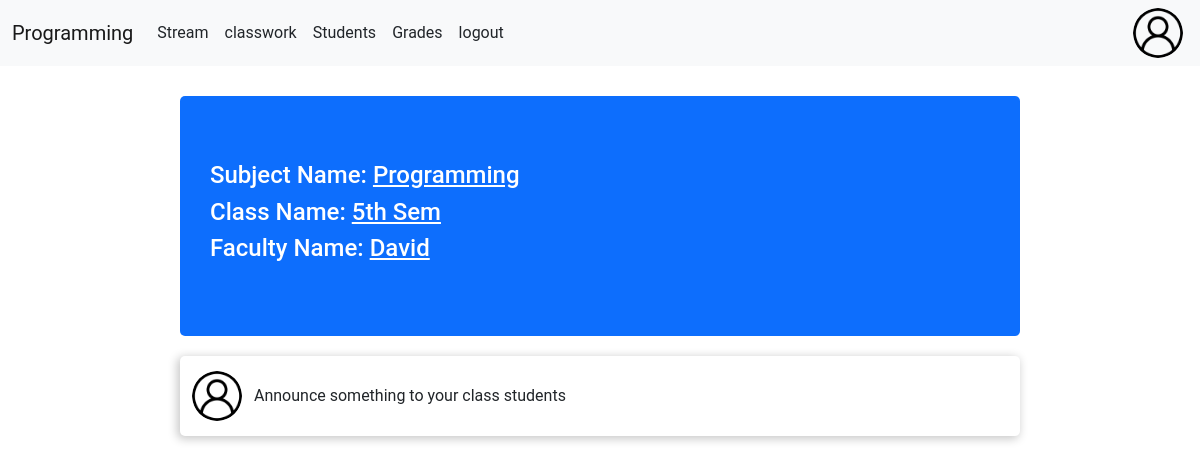
Before: /teacher_portal/class_detail/1/ (signed in) with the older database file.
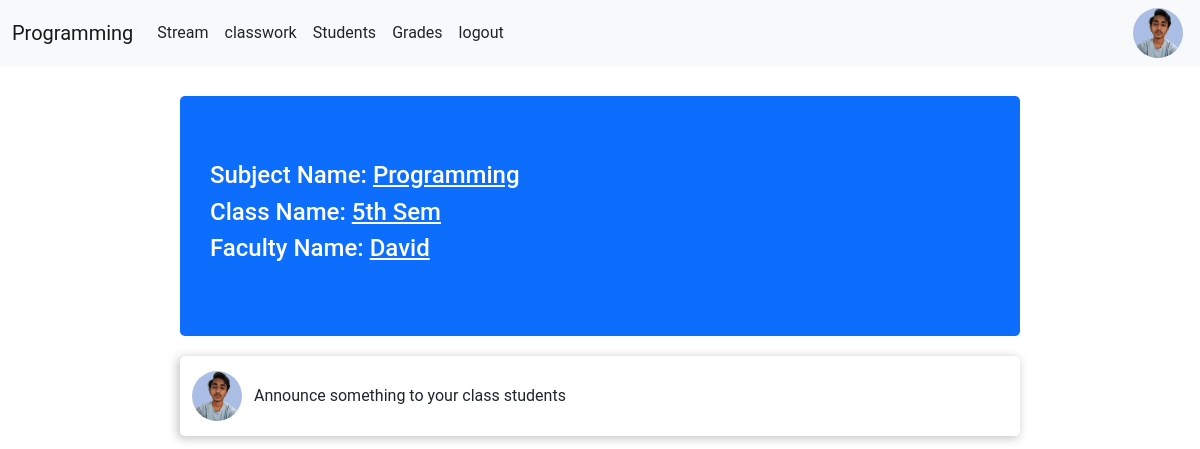
After: the same page with the newer database file.
### account/models.py (models this page shows)
class Teacher(models.Model):
    user = models.OneToOneField(User,on_delete=models.CASCADE,primary_key=True,related_name='Teacher')
    name = models.CharField(max_length=250)
    email = models.EmailField(max_length=254)
    phone = models.IntegerField()
    teacher_profile_pic = models.ImageField(upload_to="classroom/teacher_profile_pic",blank=True)
    class_students = models.ManyToManyField(Student)
    def __str__(self):
        return self.name

### TeacherPortal/views.py (the view)
# urls.py: path('class_detail/<int:id>/',views.classDetail ,name='class_detail'),
def classDetail(request,id):
    teacher = Teacher.objects.get(user=request.user)
    context = {
        'class_detail': get_object_or_404(CreateClass, pk=id),
        'teacher':teacher,
        'id':id,
    }
    return render(request,'TeacherPortal/class_detail.html',context)

### TeacherPortal/templates/TeacherPortal/class_detail.html (shortened to what this page needs)
{% extends 'TeacherPortal/base.html' %}
{% load static %}
{% block link %} <link rel="stylesheet" href="{% static './TeacherPortal/css/stream.css' %}"> {% endblock link %}
{% block content %}
    <section>
        <div id="stream">
            <div id="class-detail-container" class="bg-primary">
                <h4>
                    Subject Name: <span style="text-decoration: underline;">{{class_detail.subject_name}}</span>
                </h4>
                <h4>Class Name: <span style="text-decoration: underline;">{{class_detail.class_name}}</span></h4>
                <h4>Faculty Name: <span style="text-decoration: underline;">{{class_detail.teacher}}</span></h4>
            </div>
            <div id="announcement">
                <div id="user-profile-image">
                    <button class="btn border-0">
                        {% if teacher.teacher_profile_pic %}
                            <img  style="width: 50px; height: 50px; border-radius: 50%;" src="{{ teacher.teacher_profile_pic.url }}" alt="profile">
                        {% else %}
                            <img  style="width: 50px; height: 50px; border-radius: 50%;"
                            src="{% static './TeacherPortal/images/user.png' %}"
                            alt="Profile"
                            />
                        {% endif %}
                    </button>
                </div>
                <div id="announcement-text">
                    Announce something to your class students
                </div>
            </div>
        </div>
    </section>
{% endblock content %}

### TeacherPortal/templates/TeacherPortal/base.html (shortened to what this page needs)
{% load static %}
<!doctype html>
<html lang="en">
  <head>
    <link rel="stylesheet" href="{% static './TeacherPortal/css/base.css' %}">
    {% block link %} {% endblock link %}
    <link href="https://cdn.jsdelivr.net/npm/bootstrap@5.2.0/dist/css/bootstrap.min.css" rel="stylesheet">
    <link rel="stylesheet" href="https://cdnjs.cloudflare.com/ajax/libs/font-awesome/4.7.0/css/font-awesome.min.css">
  </head>
  <body>
    <nav class="navbar navbar-expand-lg bg-light">
        <div class="container-fluid">
          <a id="sub-header" class="navbar-brand" href="{% url 'teacher_portal:class_detail' id %}"> {{class_detail.subject_name}} </a>
          <div class="collapse navbar-collapse" id="navbarSupportedContent">
            <ul class="navbar-nav me-auto mb-2 mb-lg-0">
              <li class="nav-item">
                <a class="nav-link text-dark" aria-current="page" href="{% url 'teacher_portal:class_detail' id %}">Stream</a>
              </li>
              <li class="nav-item">
                <a class="nav-link text-dark" aria-current="page" href="{% url 'teacher_portal:classwork' id %}">classwork</a>
              </li>
              <li class="nav-item">
                <a class="nav-link text-dark" href="{% url 'teacher_portal:students' id %}">Students</a>
              </li>
              <li class="nav-item">
                <a class="nav-link text-dark" href="#">Grades</a>
              </li>
              <li class="nav-item">
                <a class="nav-link text-dark" href="{% url 'teacher_portal:logout' %}">logout</a>
              </li>
            </ul>
          </div>
          <div>
              <button style="margin-right:5px;" id="profile-btn">
                {% if teacher.teacher_profile_pic %}
                    <img  style="width: 50px; height: 50px; border-radius: 50%;" src="{{ teacher.teacher_profile_pic.url }}" alt="profile">
                {% else %}
                  <img  style="width: 50px; height: 50px; border-radius: 50%;"
                  src="{% static './TeacherPortal/images/user.png' %}"
                  alt="Profile"
                  />
                {% endif %}
              </button>
           </div>
        </div>
      </nav>
      {% block content %}
      {% endblock content %}
  </body>
</html>

Changed rows visible on the page:
now on this page (row edited): Teacher: teacher_profile_pic (picture)
